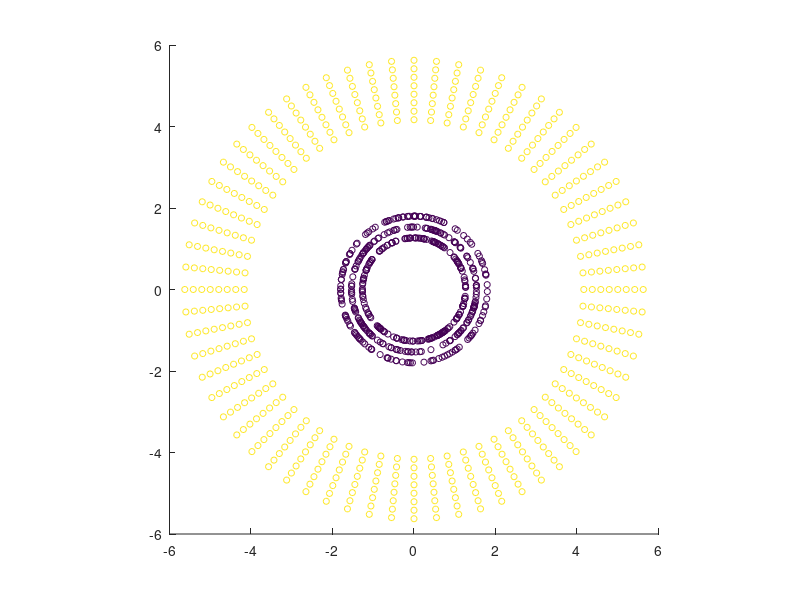

MATLAB code to generate this figure:
function data = clusterincluster(N, r1, r2, w1, w2, arms)

    if nargin < 1
        N = 1000;
    end
    if nargin < 2
        r1 = 1;
    end
    if nargin < 3
        r2 = 5*r1;
    end
    if nargin < 4
        w1 = 0.8;
    end
    if nargin < 5
        w2 = 1/3;
    end
    if nargin < 6
        arms = 64;
    end
    
    data = [];
    
    N1 = floor(N/2);
    N2 = N-N1;
    
    phi1 = rand(N1,1) * 2 * pi;
    dist1 = (r1 + randi(3,N1,1)/3 * r1 * w1);
    
    d1 = [dist1 .* cos(phi1) dist1 .* sin(phi1) zeros(N1,1)];

    perarm = round(N2/arms);
    N2 = perarm * arms;
    radperarm = (2*pi)/arms;
    phi2 = ((1:N2) - mod(1:N2, perarm))/perarm * (radperarm);
    phi2 = phi2';
    dist2 = r2 * (1 - w2/2) + r2 * w2 * mod(1:N2, perarm)'/perarm;
    d2 = [dist2 .* cos(phi2) dist2 .* sin(phi2) ones(N2,1)];    
    
    data = [d1;d2];   

    scatter(data(:,1), data(:,2), 20, data(:,3)); axis square;
end